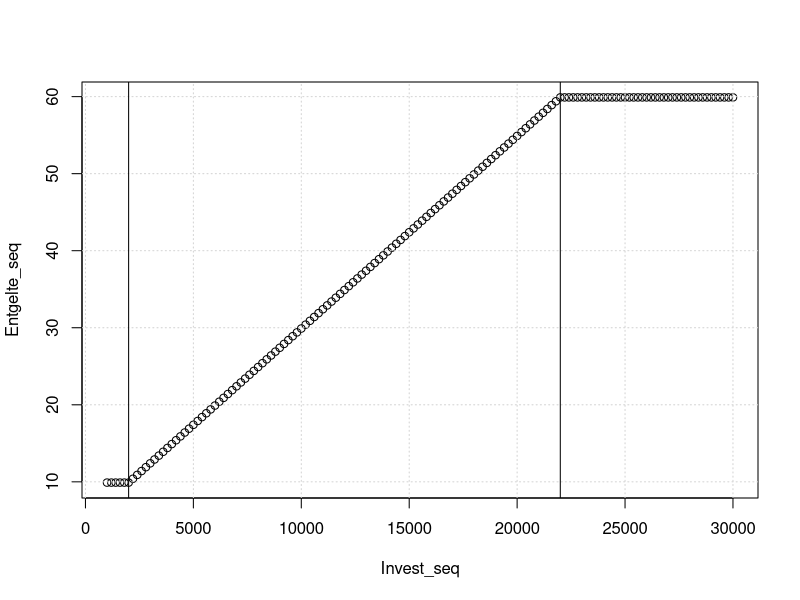
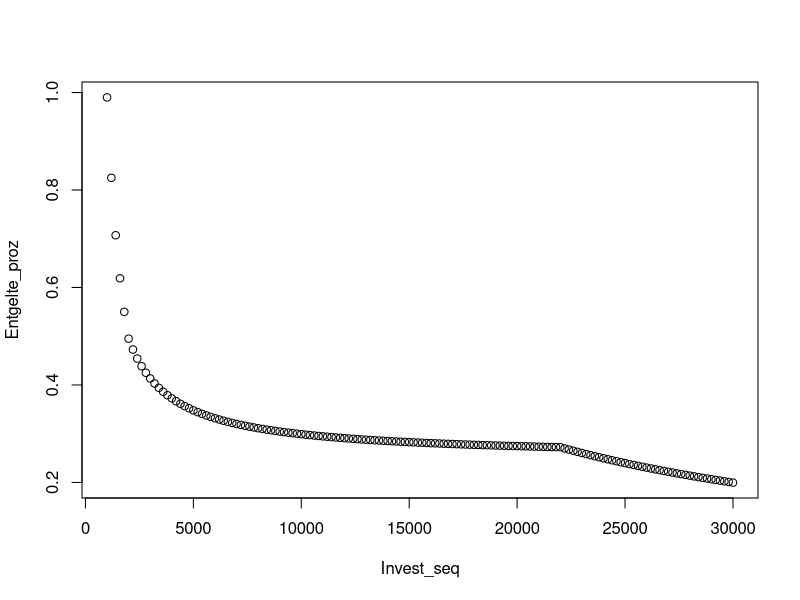
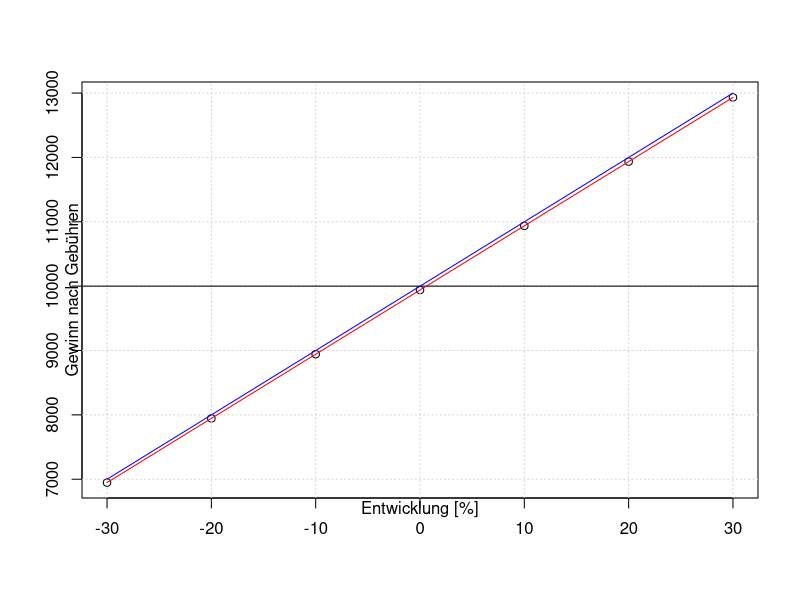

Recreate these plots in R, in order.
## ---- chunk 1
knitr::opts_chunk$set(options(scipen=3, digits=2, echo = FALSE))
require(ggplot2)
## ---- chunk 2

entgelte <- function(invest)
{
  # Die Provision für eine Inlandsorder setzt sich aus einem Grundentgelt von 4,90 Euro zzgl. 0,25 % 
  # des Ordervolumens zusammen.
  # Wir berechnen mindestens 9,90 Euro (bis 2.000 Euro Ordervolumen), maximal 59,90 Euro. 
  # Zusätzlich fällt ein börsenplatzabhängiges Entgelt an. Dieses beträgt am Börsenplatz Xetra 0,0015 %, 
  # mindestens 1,50 Euro, an den übrigen Börsen 0,0025 %, mindestens 2,50 Euro. 
  # Neben den berechneten Entgelten und Provisionen weisen wir zusätzlich fremde Kosten (wie z. B. 
  # Maklercourtage) in der Wertpapierabrechnung aus.
  s <- 4.9       # fixer sockelbetrag
  perc <- 0.0025 # prozentual
  
  res <- s + perc*invest
  #res <- max(9.9, res)
  res <- sapply(res, FUN = function(x) max(x, 9.9))
  #res <- min(59.9, res)
  res <- sapply(res, FUN = function(x) min(x, 59.9))
  return(res)
}

Invest_orig <- 10000
Wertentwicklung <- seq(from = 0.7, to = 1.3, by = 0.1)
## ---- chunk 3
Invest_seq <- seq(from=1000, to=30000, by=200)
Entgelte_seq <- entgelte(Invest_seq)

eg_lin = (9.9-4.9)/0.0025
eg_dec = (59.9-4.9)/0.0025

plot(x=Invest_seq, y=Entgelte_seq)
grid()
abline(v=eg_lin)
abline(v=eg_dec)
## ---- chunk 4
Entgelte_proz <- entgelte(Invest_seq)/Invest_seq*100
plot(x=Invest_seq, y=Entgelte_proz)
## ---- chunk 5
Invest_result <- Invest_orig*Wertentwicklung
EntgelteInProzent <- (entgelte(Invest_result) + entgelte(Invest_orig))/Invest_orig * 100

Gewinn <- Invest_result - entgelte(Invest_result) - entgelte(Invest_orig)

plot(x=(Wertentwicklung-1)*100, y = Gewinn, xlab = NA, ylab = NA)
grid()

abline(h=Invest_orig)
lines(spline((Wertentwicklung-1)*100,Gewinn), col="red")
lines(spline((Wertentwicklung-1)*100,Invest_result), col="blue")

mtext("Entwicklung [%]", side=1)
mtext("Gewinn nach Gebühren", side=2)
legend(2000,9.5,              # places a legend at the appropriate place 
       c("nach Gebuehren","brutto"), # puts text in the legend
       lty=c(1,1),            # gives the legend appropriate symbols (lines)
       lwd=c(2.5,2.5),col=c("red","blue")) # gives the legend lines the correct color and width
